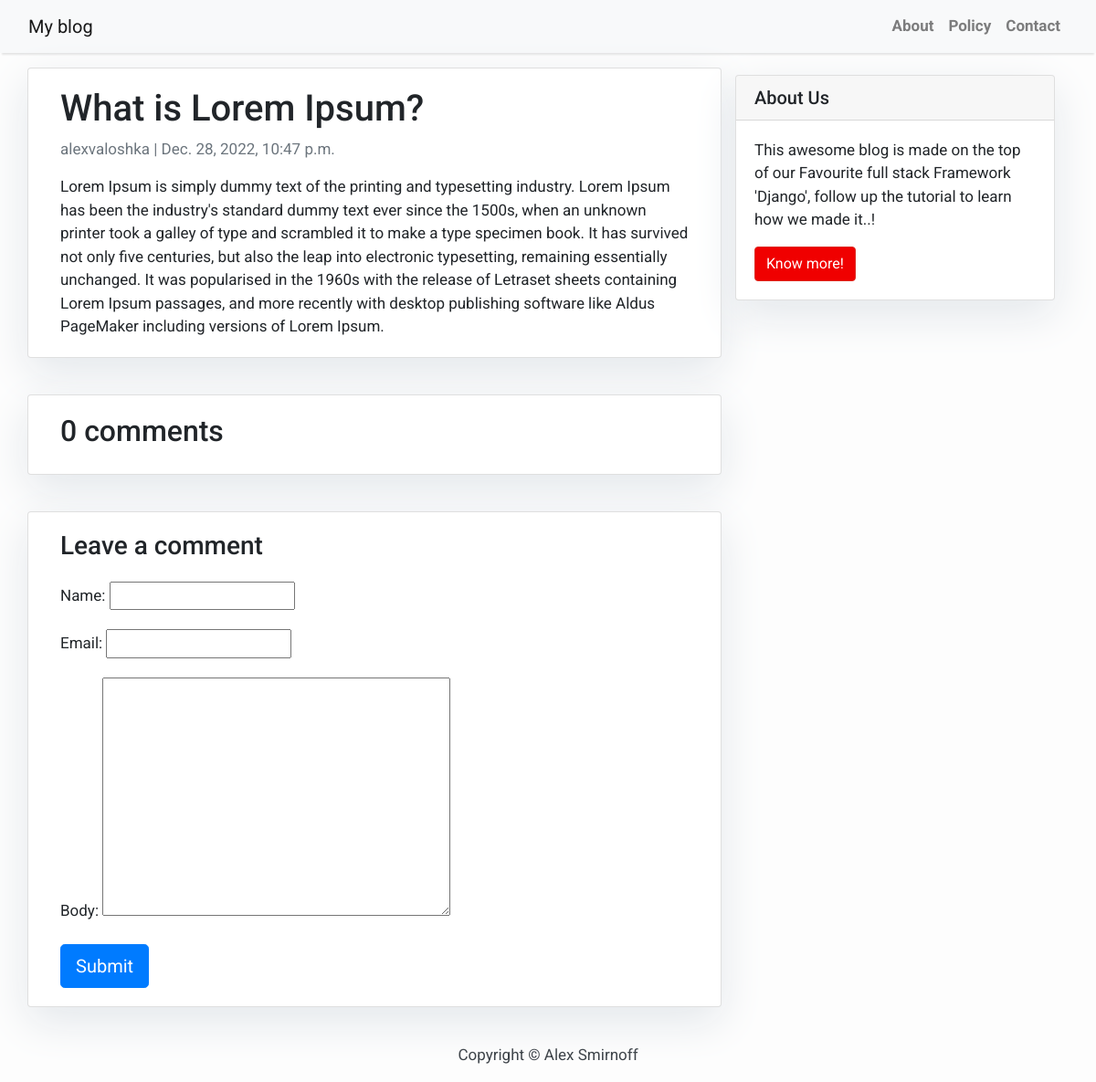
The page /about-first-blog/ on the database its author committed.
### application/models.py (models this page shows, shortened)
class Post(models.Model):
    title = models.CharField(max_length=200, unique=True)
    slug = models.SlugField(max_length=200, unique=True)
    author = models.ForeignKey(User, on_delete= models.CASCADE,related_name='blog_posts')
    updated_on = models.DateTimeField(auto_now= True)
    content = models.TextField()
    created_on = models.DateTimeField(auto_now_add=True)
    status = models.IntegerField(choices=STATUS, default=0)
    class Meta:
        ordering = ['-created_on']

### application/views.py (the view)
# urls.py: path('<slug:slug>/', views.post_detail, name='post_detail'),
def post_detail(request, slug):
    template_name = 'post_detail.html'
    post = get_object_or_404(Post, slug=slug)
    comments = post.comments.filter(active=True)
    new_comment = None
    if request.method == 'POST':
        comment_form = CommentForm(data=request.POST)
        if comment_form.is_valid():
            new_comment = comment_form.save(commit=False)
            new_comment.post = post
            new_comment.save()
    else:
        comment_form = CommentForm()
    return render(request, template_name, {'post': post,
                                           'comments': comments,
                                           'new_comment': new_comment,
                                           'comment_form': comment_form})

### application/forms.py
class CommentForm(forms.ModelForm):
    class Meta:
        model = Comment
        fields = ('name', 'email', 'body')

### application/templates/post_detail.html (shortened to what this page needs)
 {% extends 'base.html' %} {% block content %}
<div class="container">
  <div class="row">
    <div class="col-md-8 card mb-4  mt-3 left  top">
      <div class="card-body">
        <h1>{% block title %} {{ post.title }} {% endblock title %}</h1>
        <p class=" text-muted">{{ post.author }} | {{ post.created_on }}</p>
        <p class="card-text ">{{ post.content | safe }}</p>
      </div>
    </div>
    {% block sidebar %} {% include 'sidebar.html' %} {% endblock sidebar %}
    <div class="col-md-8 card mb-4  mt-3 ">
      <div class="card-body">
        <h2>{{ comments.count }} comments</h2>
      </div>
    </div>
    <div class="col-md-8 card mb-4  mt-3 ">
      <div class="card-body">
        {% if new_comment %}
        <div class="alert alert-success" role="alert">
          Your comment is awaiting moderation
        </div>
        {% else %}
        <h3>Leave a comment</h3>
        <form method="post" style="margin-top: 1.3em;">
          {{ comment_form.as_p }}
          <button type="submit" class="btn btn-primary  btn-lg">Submit</button>
        </form>
        {% endif %}
      </div>
    </div>
  </div>
</div>
{% endblock content %}

### static/css/base.css (style rules this page uses)
body { font-family: "Roboto", sans-serif; font-size: 17px; background-color: #fdfdfd; }

### application/templates/sidebar.html (style rules this page uses)
.card { box-shadow: 0 16px 48px #E3E7EB; }

### rows shown on the page
Post: title "What is Lorem Ipsum?", author "alexvaloshka", created_on "Dec. 28, 2022, 10:47 p.m.", content "Lorem Ipsum is simply dummy text of the printing and typesetting industry. Lorem Ipsum has been the industry's standard dummy text ever since the 1500s, when an unknown printer took a galley of type and scrambled it to make a type specimen book. It has survived not only five centuries, but also the leap into electronic typesetting, remaining essentially unchanged. It was popularised in the 1960s with the release of Letraset sheets containing Lorem Ipsum passages, and more recently with desktop publishing software like Aldus PageMaker including versions of Lorem Ipsum."

### other values the page prints
{{ comments.count }} "0"
